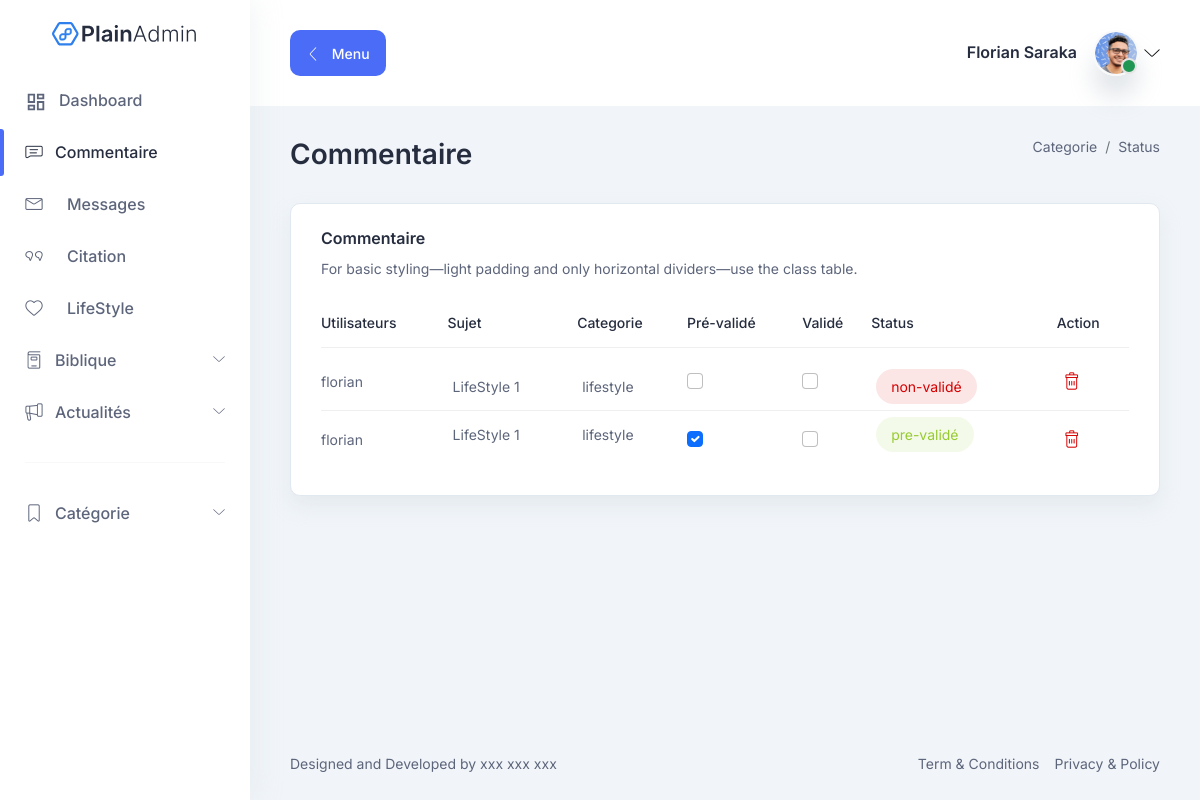
The app's page /dash/commentaire (signed in), older data.
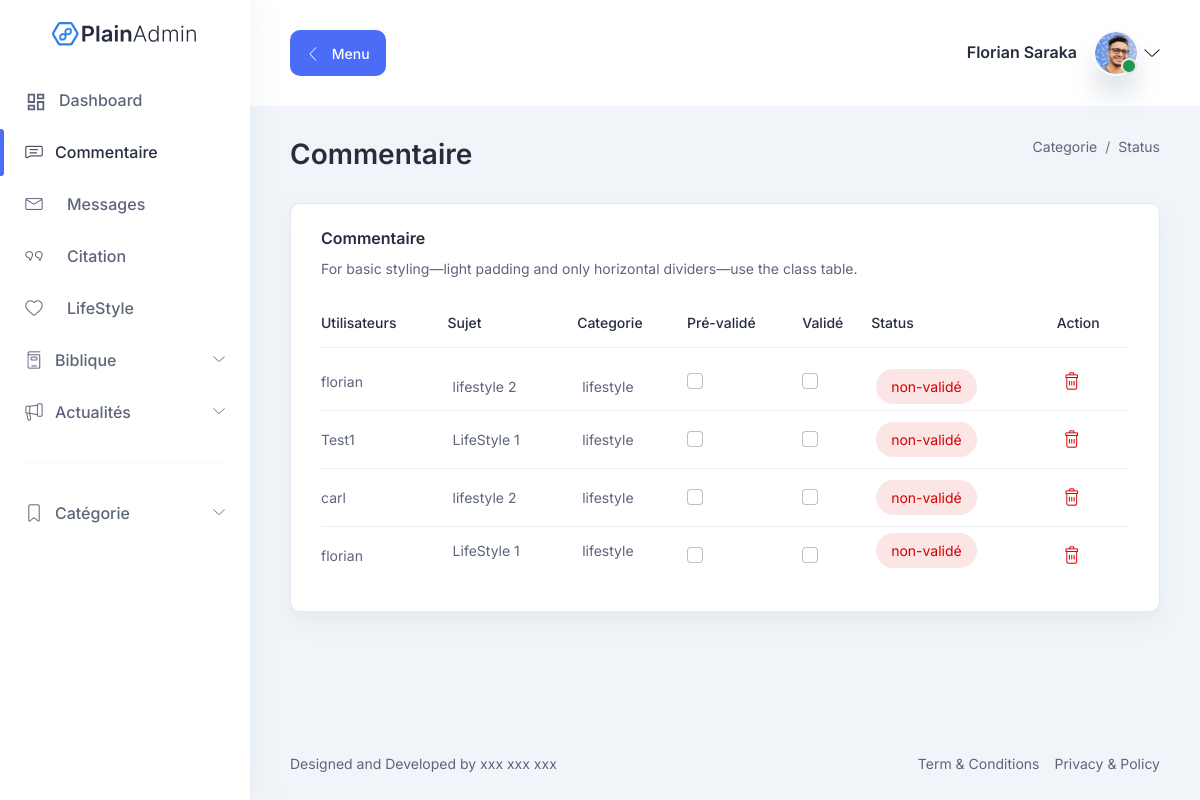
The same page, newer data.
### dash/models.py (models this page shows, shortened)
class comment(models.Model):
    contenu = models.TextField()
    user = models.ForeignKey(User, on_delete=models.CASCADE, null=True)
    STATUT = (
        ('validé', 'validé'),
        ('pre-validé', 'pre-validé'),
        ('non-validé', 'non-validé'),
    )
    statut = models.CharField(max_length=500, choices=STATUT, default='non-valider')
    id_sujet = models.IntegerField()
    TABLE = (
        ('etude_biblique', 'etude_biblique'),
        ('pensee_biblique', 'pensee_biblique'),
        ('lifestyle', 'lifestyle'),
    )
    table = models.CharField(max_length=500, choices=TABLE, default='etude_biblique')
    date_ajout = models.DateTimeField(auto_now=True)

class lifestyle(models.Model):
    themes = models.ManyToManyField(theme_biblique)
    titre = models.CharField(max_length=500)
    contenu = models.TextField()
    image = models.ImageField(upload_to='images_upload/lifestyle')
    date_ajout = models.DateTimeField(auto_now=True)

### dash/views.py (the view, shortened to what this page needs)
# urls.py: path('commentaire', commentaire, name="comment"),
@user_passes_test(lambda u: u.is_superuser or u.is_staff)
def commentaire(Request):
    comments = comment.objects.exclude(statut='validé').order_by('date_ajout').filter(table="lifestyle")
    for com in comments:
        com.user = User.objects.get(id=com.user_id)
        if com.table == 'lifestyle':
            sujet = lifestyle.objects.get(id=com.id_sujet)
            com.titre_sujet = sujet.titre
        elif com.table == 'pensee_biblique':
            sujet = pensee_biblique.objects.get(id=com.id_sujet)
            com.titre_sujet = sujet.titre
        elif com.table == 'etude_biblique':
            sujet = etude_biblique.objects.get(id=com.id_sujet)
            com.titre_sujet = sujet.titre
    context = {'comments': comments}
    return render(Request, 'dash/comment.html', context)

### templates/dash/comment.html (shortened to what the changed rows need)
{% extends "dash/master.html" %}
{% block content %}
{% load static %}
    <section class="table-components">
        <div class="container-fluid">
          <div class="title-wrapper pt-30">
            <div class="row align-items-center">
              <div class="col-md-6">
                <div class="title mb-30">
                  <h2>Commentaire</h2>
                </div>
              </div>
            </div>
          </div>
          <div class="tables-wrapper">
            <div class="row">
              <div class="col-lg-12">
                <div class="card-style mb-30">
                  <div class="table-wrapper table-responsive">
                    <table class="table">
                      <thead>
                        <tr>
                          <th><h6>Utilisateurs</h6></th>
                          <th><h6>Sujet</h6></th>
                          <th><h6>Categorie</h6></th>
                          <th><h6>Pré-validé</h6></th>
                          <th><h6>Validé</h6></th>
                          <th><h6>Status</h6></th>
                          <th><h6>Action</h6></th>
                        </tr>
                      </thead>
                      <tbody id="commentaire-body">
                        {% for com in comments %}
                        <tr>
                          <td>
                            <p>{{ com.user.username }}</p>
                          </td>
                          <td class="min-width">
                            <p class="etude-titre">{{ com.titre_sujet  }}</p>
                          </td>
                          <td class="min-width">
                            <p>{{ com.table }}</p>
                          </td>
                          <td>
                            <div class="check-input-primary">
                                <input class="form-check-input" type="checkbox"
                                {% if com.statut == "pre-validé" %}checked{% endif %}
                                />
                            </div>
                          </td>
                          <td>
                            <div class="check-input-primary">
                                <input class="form-check-input" type="checkbox"
                                />
                            </div>
                          </td>
                          <td class="min-width">
                            {% if com.statut == "pre-validé" %}
                                <div class="status">
                                    <span class="status-btn info-btn">{{ com.statut }}</span>
                                </div>
                            {% endif %}
                            {% if com.statut == "non-validé" %}
                                <div class="status">
                                    <span class="status-btn close-btn">{{ com.statut }}</span>
                                </div>
                            {% endif %}
                          </td>
                          <td>
                            <div class="action">
                                <form action="{% url 'dash:supprimer_commentaire' com.id %}" method="post" enctype="multipart/form-data">
                                    <button class="text-danger">
                                        <i class="lni lni-trash-can"></i>
                                    </button>
                                </form>
                            </div>
                          </td>
                        </tr>
                        {% endfor %}
                      </tbody>
                    </table>
                  </div>
                </div>
              </div>
            </div>
          </div>
        </div>
    </section>
{% endblock %}

Row changes from the older to the newer data that the page shows:
changed comment (number 1 of 4 on the later page): titre_sujet "LifeStyle 1" → "lifestyle 2"
now on this page (row edited): comment: user.username "Test1", titre_sujet "LifeStyle 1", table "lifestyle", statut "non-validé"
added comment: user.username "carl", titre_sujet "lifestyle 2", table "lifestyle", statut "non-validé"
changed comment (number 4 of 4 on the later page): statut "☑" → "☐"; statut "pre-validé" → "non-validé"
